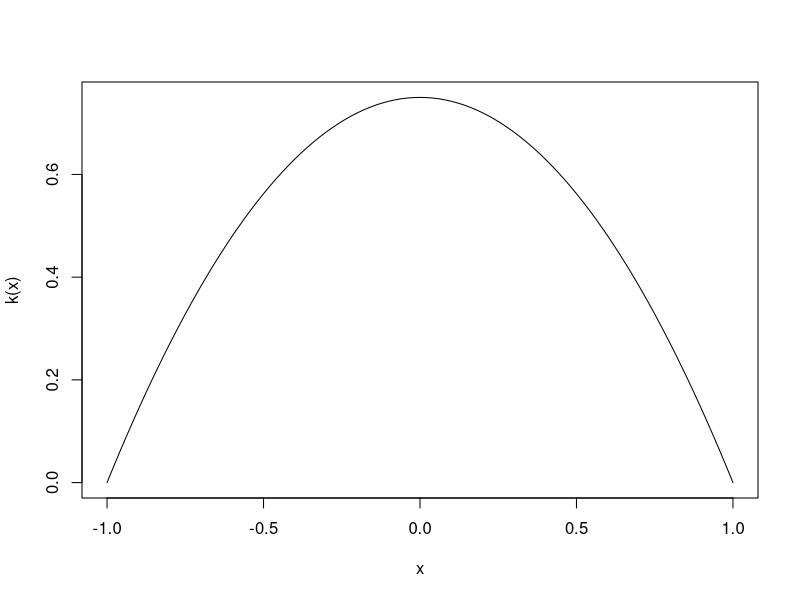

Recreate this plot in R.
library(statip)


### Name: kernel_properties
### Title: Smoothing kernels
### Aliases: kernel_properties kernelfun kernelfun.function
###   kernelfun.character .kernelsList

### ** Examples

kernel_properties("gaussian")

k <- kernelfun("epanechnikov")
curve(k(x), xlim = c(-1, 1))
